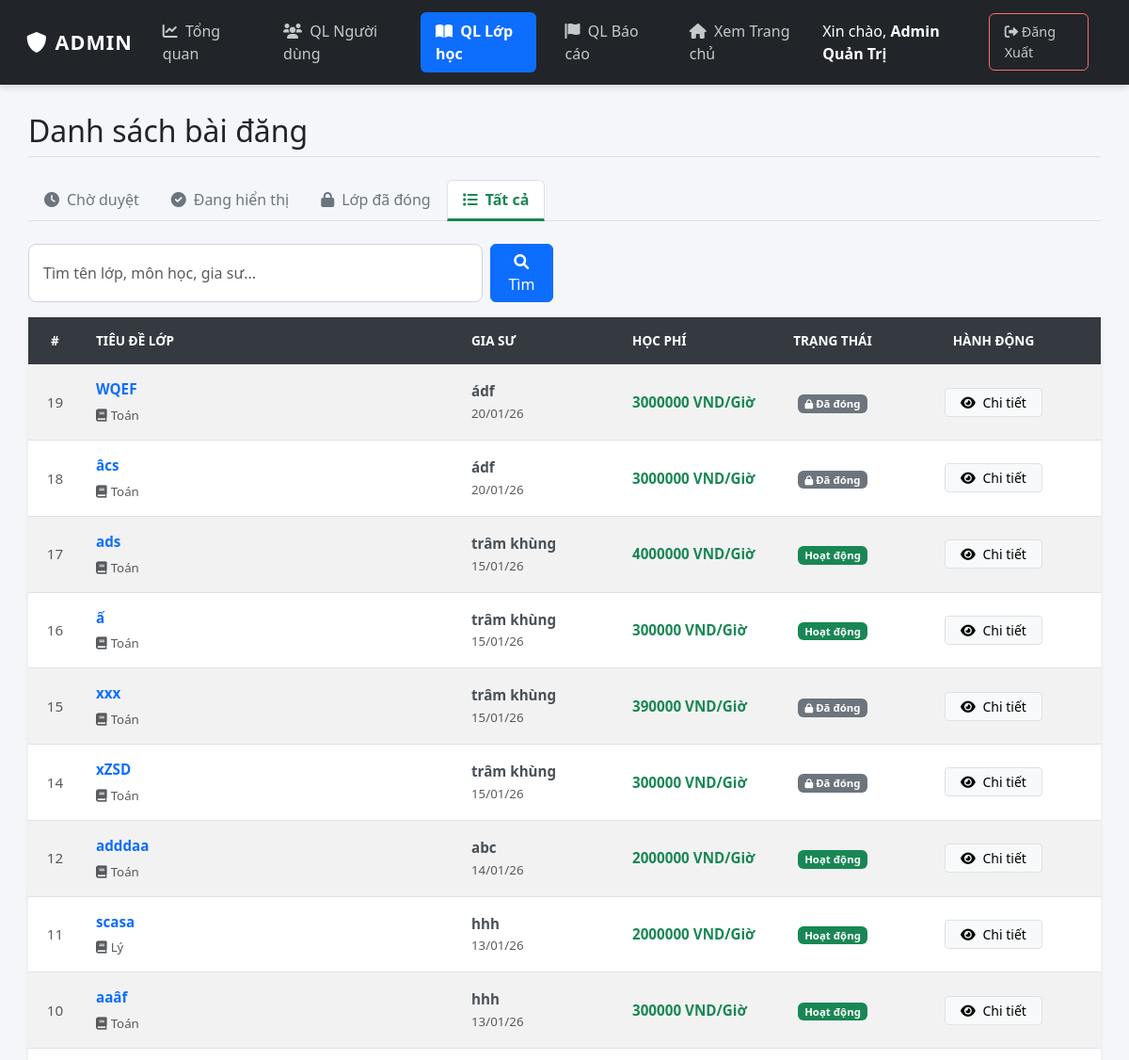
The page /N14Lurny/admin/classes.php (signed in, upper part) on the database as committed earlier.
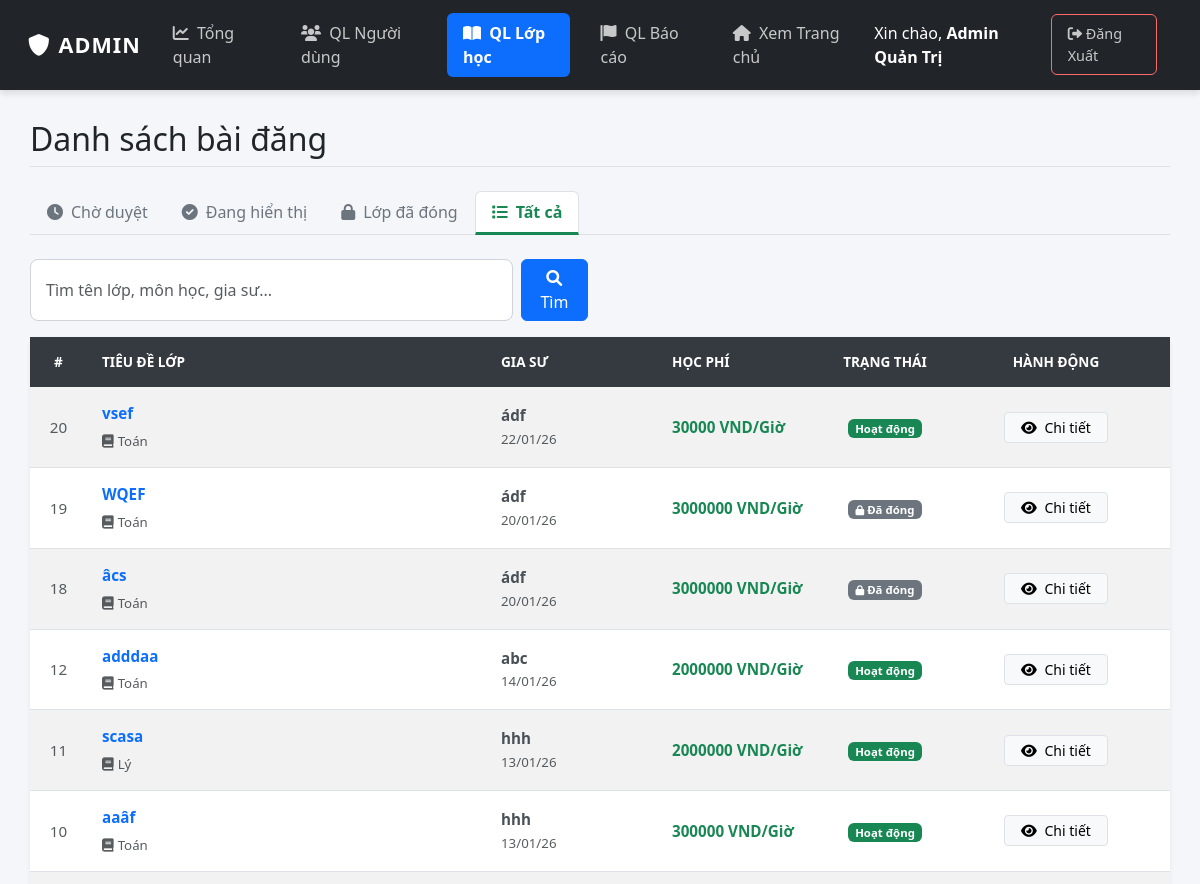
The same page on the database as committed later.
### tables this page shows
CREATE TABLE `classes` (
  `id` int(11) NOT NULL,
  `tutor_id` int(11) NOT NULL,
  `title` varchar(255) NOT NULL,
  `subject` varchar(100) NOT NULL,
  `grade` varchar(50) NOT NULL,
  `price` varchar(255) DEFAULT NULL,
  `description` text DEFAULT NULL,
  `method` varchar(50) NOT NULL DEFAULT 'Offline' COMMENT 'Online hoặc Offline',
  `location` varchar(100) NOT NULL DEFAULT 'TP. Hồ Chí Minh' COMMENT 'Quận/Huyện tại TP.HCM',
  `status` enum('pending','active','hidden','closed','rejected') DEFAULT 'pending',
  `max_students` int(11) NOT NULL DEFAULT 1,
  `start_date` date DEFAULT NULL,
  `end_date` date DEFAULT NULL,
  `created_at` timestamp NOT NULL DEFAULT current_timestamp()
);

CREATE TABLE `users` (
  `id` int(11) NOT NULL,
  `full_name` varchar(100) NOT NULL,
  `email` varchar(100) NOT NULL,
  `password` varchar(255) NOT NULL,
  `role` enum('admin','tutor','student') NOT NULL DEFAULT 'student',
  `avatar` varchar(255) DEFAULT NULL,
  `dob` date DEFAULT NULL,
  `gender` enum('Nam','Nữ','Khác') DEFAULT 'Nam',
  `phone` varchar(20) DEFAULT NULL,
  `bio` text DEFAULT NULL COMMENT 'Giới thiệu bản thân',
  `major` varchar(100) DEFAULT NULL COMMENT 'Chuyên ngành',
  `degree` varchar(100) DEFAULT NULL COMMENT 'Bằng cấp/Trình độ',
  `experience` varchar(100) DEFAULT NULL COMMENT 'Kinh nghiệm',
  `address` varchar(255) DEFAULT NULL COMMENT 'Địa chỉ/Khu vực',
  `school` varchar(255) DEFAULT NULL,
  `grade` varchar(50) DEFAULT NULL,
  `created_at` timestamp NOT NULL DEFAULT current_timestamp(),
  `warnings_count` int(11) DEFAULT 0 COMMENT 'Số lần bị cảnh cáo',
  `is_banned` tinyint(1) DEFAULT 0 COMMENT '1: Bị cấm dạy, 0: Bình thường'
);

### N14Lurny/admin/classes.php (the view, shortened to what the changed rows need)
<?php
require __DIR__ . '/../config/db.php';
$where_clause = "";
$sql = "SELECT classes.*, users.full_name
        FROM classes
        LEFT JOIN users ON classes.tutor_id = users.id
        $where_clause
        ORDER BY classes.created_at DESC";
$result = $conn->query($sql);
?>
<!DOCTYPE html>
<html lang="vi">
<head>
    <link href="https://cdn.jsdelivr.net/npm/bootstrap@5.3.0/dist/css/bootstrap.min.css" rel="stylesheet">
    <link rel="stylesheet" href="https://cdnjs.cloudflare.com/ajax/libs/font-awesome/6.0.0/css/all.min.css">
    <link rel="stylesheet" href="../assets/css/admin.css">
</head>
<body>
<div class="admin-wrapper">
    <main class="admin-content">
        <h2 class="mb-4 text-dark border-bottom pb-2">Danh sách bài đăng</h2>
        <div class="card shadow-sm border-0">
            <div class="card-body p-0">
                <table class="table table-striped table-hover mb-0 align-middle">
                    <thead class="table-dark">
                        <tr>
                            <th class="text-center" width="5%">#</th>
                            <th width="35%">Tiêu đề lớp</th>
                            <th width="15%">Gia sư</th>
                            <th width="15%">Học phí</th>
                            <th class="text-center" width="10%">Trạng thái</th>
                            <th class="text-center" width="20%">Hành động</th>
                        </tr>
                    </thead>
                    <tbody>
                        <?php if($result && $result->num_rows > 0): ?>
                            <?php while($row = $result->fetch_assoc()): ?>
                            <tr>
                                <td class="text-center text-muted"><?php echo $row['id']; ?></td>
                                <td>
                                    <div class="fw-bold text-primary mb-1 text-truncate" style="max-width: 250px;">
                                        <a href="view_class.php?id=<?php echo $row['id']; ?>" class="text-decoration-none">
                                            <?php echo htmlspecialchars($row['title']); ?>
                                        </a>
                                    </div>
                                    <small class="text-muted">
                                        <i class="fas fa-book me-1"></i><?php echo $row['subject']; ?>
                                    </small>
                                </td>
                                <td>
                                    <div class="fw-bold"><?php echo htmlspecialchars($row['full_name']); ?></div>
                                    <small class="text-muted"><?php echo date('d/m/y', strtotime($row['created_at'])); ?></small>
                                </td>
                                <td class="text-success fw-bold">
                                    <?php echo htmlspecialchars($row['price']); ?>
                                </td>
                                <td class="text-center">
                                    <?php
                                        $st = $row['status'];
                                        if ($st == 'pending') echo '<span class="badge badge-pending">Chờ duyệt</span>';
                                        elseif ($st == 'active') echo '<span class="badge badge-active">Hoạt động</span>';
                                        elseif ($st == 'rejected') echo '<span class="badge badge-rejected">Từ chối</span>';
                                        else echo '<span class="badge badge-closed"><i class="fas fa-lock small"></i> Đã đóng</span>';
                                    ?>
                                </td>
                                <td class="text-center">
                                    <?php if($row['status'] == 'pending'): ?>
                                        <a href="view_class.php?id=<?php echo $row['id']; ?>" class="btn btn-primary btn-sm px-3 shadow-sm">
                                            <i class="fas fa-edit me-1"></i> Xem & Duyệt
                                        </a>
                                    <?php else: ?>
                                        <a href="view_class.php?id=<?php echo $row['id']; ?>" class="btn btn-light btn-sm border px-3">
                                            <i class="fas fa-eye me-1"></i> Chi tiết
                                        </a>
                                    <?php endif; ?>
                                </td>
                            </tr>
                            <?php endwhile; ?>
                        <?php endif; ?>
                    </tbody>
                </table>
            </div>
        </div>
    </main>
</div>
</body>
</html>

Rows that differ between the two databases and show on the page:
removed classes: id "17", title "ads", subject "Toán", tutor.full_name "trâm khùng", created_at "15/01/26", price "4000000 VND/Giờ", status "Hoạt động"
removed classes: id "16", title "ấ", subject "Toán", tutor.full_name "trâm khùng", created_at "15/01/26", price "300000 VND/Giờ", status "Hoạt động"
removed classes: id "15", title "xxx", subject "Toán", tutor.full_name "trâm khùng", created_at "15/01/26", price "390000 VND/Giờ", status "hidden" (drawn)
removed classes: id "14", title "xZSD", subject "Toán", tutor.full_name "trâm khùng", created_at "15/01/26", price "300000 VND/Giờ", status "hidden" (drawn)
added classes: id "20", title "vsef", subject "Toán", tutor.full_name "ádf", created_at "22/01/26", price "30000 VND/Giờ", status "Hoạt động"
